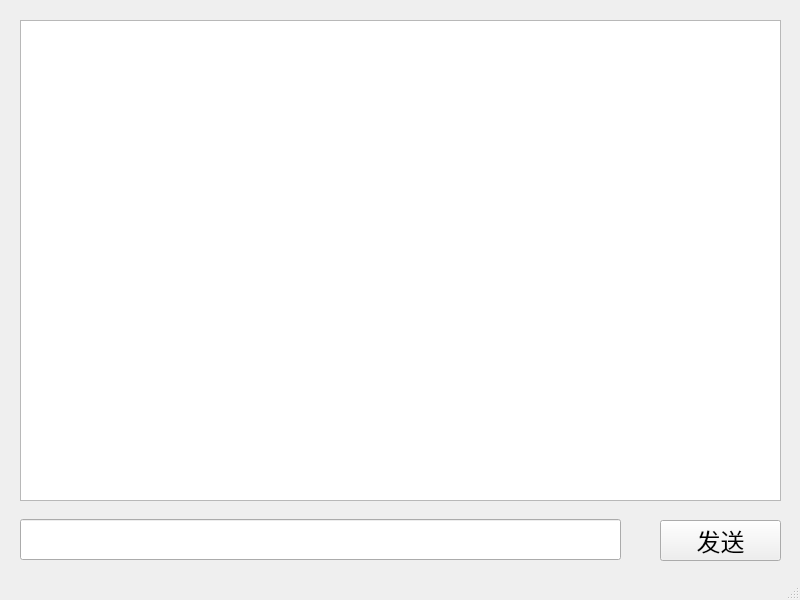
<?xml version="1.0" encoding="UTF-8"?>
<ui version="4.0">
 <class>ChatClient</class>
 <widget class="QMainWindow" name="ChatClient">
  <property name="geometry">
   <rect>
    <x>0</x>
    <y>0</y>
    <width>800</width>
    <height>600</height>
   </rect>
  </property>
  <property name="windowTitle">
   <string>ChatClient</string>
  </property>
  <widget class="QWidget" name="centralwidget">
   <widget class="QTextEdit" name="mes_textEdit">
    <property name="geometry">
     <rect>
      <x>20</x>
      <y>20</y>
      <width>761</width>
      <height>481</height>
     </rect>
    </property>
    <property name="font">
     <font>
      <pointsize>18</pointsize>
     </font>
    </property>
   </widget>
   <widget class="QLineEdit" name="send_lineEdit">
    <property name="geometry">
     <rect>
      <x>20</x>
      <y>519</y>
      <width>601</width>
      <height>41</height>
     </rect>
    </property>
    <property name="font">
     <font>
      <pointsize>18</pointsize>
     </font>
    </property>
   </widget>
   <widget class="QPushButton" name="send_button">
    <property name="geometry">
     <rect>
      <x>660</x>
      <y>520</y>
      <width>121</width>
      <height>41</height>
     </rect>
    </property>
    <property name="font">
     <font>
      <pointsize>18</pointsize>
     </font>
    </property>
    <property name="text">
     <string>发送</string>
    </property>
   </widget>
  </widget>
  <widget class="QMenuBar" name="menubar">
   <property name="geometry">
    <rect>
     <x>0</x>
     <y>0</y>
     <width>800</width>
     <height>18</height>
    </rect>
   </property>
  </widget>
  <widget class="QStatusBar" name="statusbar"/>
 </widget>
 <resources/>
 <connections/>
</ui>
